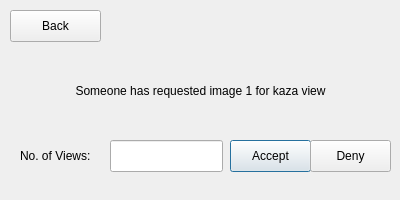
<?xml version="1.0" encoding="UTF-8"?>
<ui version="4.0">
 <class>handle_notifications</class>
 <widget class="QDialog" name="handle_notifications">
  <property name="geometry">
   <rect>
    <x>0</x>
    <y>0</y>
    <width>400</width>
    <height>200</height>
   </rect>
  </property>
  <property name="windowTitle">
   <string>Dialog</string>
  </property>
  <widget class="QLineEdit" name="lineEdit_views">
   <property name="geometry">
    <rect>
     <x>110</x>
     <y>140</y>
     <width>113</width>
     <height>32</height>
    </rect>
   </property>
  </widget>
  <widget class="QLabel" name="label_2">
   <property name="geometry">
    <rect>
     <x>20</x>
     <y>140</y>
     <width>81</width>
     <height>32</height>
    </rect>
   </property>
   <property name="text">
    <string>No. of Views:</string>
   </property>
  </widget>
  <widget class="QPushButton" name="pushButton_accept">
   <property name="geometry">
    <rect>
     <x>230</x>
     <y>140</y>
     <width>81</width>
     <height>32</height>
    </rect>
   </property>
   <property name="text">
    <string>Accept</string>
   </property>
  </widget>
  <widget class="QPushButton" name="pushButton_deny">
   <property name="geometry">
    <rect>
     <x>310</x>
     <y>140</y>
     <width>81</width>
     <height>32</height>
    </rect>
   </property>
   <property name="text">
    <string>Deny</string>
   </property>
  </widget>
  <widget class="QLabel" name="label_notifications">
   <property name="geometry">
    <rect>
     <x>40</x>
     <y>60</y>
     <width>321</width>
     <height>61</height>
    </rect>
   </property>
   <property name="text">
    <string>Someone has requested image 1 for kaza view</string>
   </property>
   <property name="alignment">
    <set>Qt::AlignCenter</set>
   </property>
   <property name="wordWrap">
    <bool>true</bool>
   </property>
  </widget>
  <widget class="QPushButton" name="pushButton_3">
   <property name="geometry">
    <rect>
     <x>10</x>
     <y>10</y>
     <width>91</width>
     <height>32</height>
    </rect>
   </property>
   <property name="text">
    <string>Back</string>
   </property>
  </widget>
 </widget>
 <resources/>
 <connections/>
</ui>
